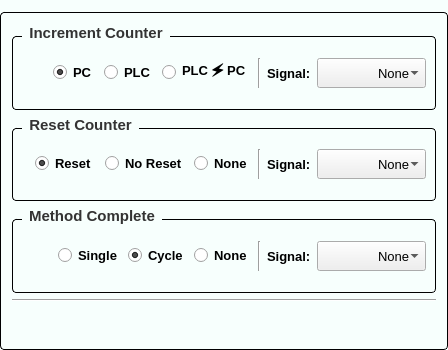
             <widget class="QGroupBox" name="groupAnimationEffect">
              <property name="sizePolicy">
               <sizepolicy hsizetype="Expanding" vsizetype="Preferred">
                <horstretch>1</horstretch>
                <verstretch>0</verstretch>
               </sizepolicy>
              </property>
              <property name="minimumSize">
               <size>
                <width>0</width>
                <height>350</height>
               </size>
              </property>
              <property name="maximumSize">
               <size>
                <width>16777215</width>
                <height>350</height>
               </size>
              </property>
              <property name="font">
               <font>
                <family>Segoe UI</family>
                <pointsize>-1</pointsize>
                <weight>75</weight>
                <bold>true</bold>
               </font>
              </property>
              <property name="styleSheet">
               <string notr="true">/* Khung chính của GroupBox */
QGroupBox {
    background-color: #F7FFFD; /* Màu nền theo yêu cầu của bạn */
    border: 1px solid #000000; /* Viền xám mảnh để định hình khối */
    border-radius: 4px;        /* Bo tròn góc 4px đồng bộ với QPushButton */
    margin-top: 12px;          /* Tạo khoảng cách phía trên để nhường chỗ cho chữ tiêu đề */
    font-size: 15px;           /* Kích thước chữ tiêu đề */
    font-weight: bold;         /* Làm đậm chữ tiêu đề */
    color: #333333;            /* Màu chữ tiêu đề */
}

/* Tùy chỉnh vị trí của chữ tiêu đề GroupBox */
QGroupBox::title {
    subcontrol-origin: margin;
    subcontrol-position: top left; /* Đặt tiêu đề ở góc trên bên trái */
    left: 10px;                    /* Đẩy chữ dịch vào trong một chút cho đẹp */
    padding: 0px 5px;              /* Khoảng cách đệm xung quanh chữ */
}
</string>
              </property>
              <property name="title">
               <string/>
              </property>
              <layout class="QGridLayout" name="gridLayout_23">
               <item row="0" column="0" colspan="2">
                <widget class="QGroupBox" name="groupBox_3">
                 <property name="minimumSize">
                  <size>
                   <width>0</width>
                   <height>0</height>
                  </size>
                 </property>
                 <property name="font">
                  <font>
                   <family>Segoe UI</family>
                   <pointsize>-1</pointsize>
                   <weight>75</weight>
                   <bold>true</bold>
                  </font>
                 </property>
                 <property name="styleSheet">
                  <string notr="true">/* Khung chính của GroupBox */
QGroupBox {
    background-color: #F7FFFD; /* Màu nền theo yêu cầu của bạn */
    border: 1px solid #000000; /* Viền xám mảnh để định hình khối */
    border-radius: 4px;        /* Bo tròn góc 4px đồng bộ với QPushButton */
    margin-top: 12px;          /* Tạo khoảng cách phía trên để nhường chỗ cho chữ tiêu đề */
    font-size: 15px;           /* Kích thước chữ tiêu đề */
    font-weight: bold;         /* Làm đậm chữ tiêu đề */
    color: #333333;            /* Màu chữ tiêu đề */
}

/* Tùy chỉnh vị trí của chữ tiêu đề GroupBox */
QGroupBox::title {
    subcontrol-origin: margin;
    subcontrol-position: top left; /* Đặt tiêu đề ở góc trên bên trái */
    left: 10px;                    /* Đẩy chữ dịch vào trong một chút cho đẹp */
    padding: 0px 5px;              /* Khoảng cách đệm xung quanh chữ */
}
</string>
                 </property>
                 <property name="title">
                  <string>Increment Counter</string>
                 </property>
                 <layout class="QGridLayout" name="gridLayout_5">
                  <item row="1" column="2">
                   <widget class="QRadioButton" name="radioButton_counter_plc">
                    <property name="font">
                     <font>
                      <family>Segoe UI</family>
                      <pointsize>10</pointsize>
                      <weight>75</weight>
                      <bold>true</bold>
                     </font>
                    </property>
                    <property name="text">
                     <string>PLC</string>
                    </property>
                   </widget>
                  </item>
                  <item row="1" column="7">
                   <widget class="QComboBox" name="comboBox_increment_counter_signal_selected">
                    <property name="minimumSize">
                     <size>
                      <width>0</width>
                      <height>30</height>
                     </size>
                    </property>
                    <property name="font">
                     <font>
                      <family>Segoe UI</family>
                      <pointsize>10</pointsize>
                     </font>
                    </property>
                    <property name="styleSheet">
                     <string notr="true">QComboBox {
    /* Tăng dần số px bên dưới cho đến khi chữ dịch vào chính giữa */
    padding-left: 60px; 
}
</string>
                    </property>
                    <item>
                     <property name="text">
                      <string>None</string>
                     </property>
                    </item>
                   </widget>
                  </item>
                  <item row="1" column="4">
                   <widget class="QRadioButton" name="radioButton_condition_plc_pc">
                    <property name="font">
                     <font>
                      <family>Segoe UI</family>
                      <pointsize>10</pointsize>
                      <weight>75</weight>
                      <bold>true</bold>
                     </font>
                    </property>
                    <property name="text">
                     <string>PLC 🗲 PC</string>
                    </property>
                   </widget>
                  </item>
                  <item row="1" column="6">
                   <widget class="QLabel" name="label_24">
                    <property name="maximumSize">
                     <size>
                      <width>100</width>
                      <height>16777215</height>
                     </size>
                    </property>
                    <property name="font">
                     <font>
                      <family>Segoe UI</family>
                      <pointsize>10</pointsize>
                      <weight>75</weight>
                      <bold>true</bold>
                     </font>
                    </property>
                    <property name="text">
                     <string>Signal:</string>
                    </property>
                   </widget>
                  </item>
                  <item row="1" column="1">
                   <widget class="QRadioButton" name="radioButton_counter_pc">
                    <property name="font">
                     <font>
                      <family>Segoe UI</family>
                      <pointsize>10</pointsize>
                      <weight>75</weight>
                      <bold>true</bold>
                     </font>
                    </property>
                    <property name="text">
                     <string>PC</string>
                    </property>
                    <property name="checked">
                     <bool>true</bool>
                    </property>
                   </widget>
                  </item>
                  <item row="1" column="0">
                   <widget class="QLabel" name="label_10">
                    <property name="maximumSize">
                     <size>
                      <width>50</width>
                      <height>16777215</height>
                     </size>
                    </property>
                    <property name="text">
                     <string/>
                    </property>
                   </widget>
                  </item>
                  <item row="1" column="5">
                   <widget class="Line" name="line_25">
                    <property name="orientation">
                     <enum>Qt::Vertical</enum>
                    </property>
                   </widget>
                  </item>
                 </layout>
                </widget>
               </item>
               <item row="4" column="0">
                <layout class="QGridLayout" name="gridLayout_20" rowstretch="0">
                 <property name="spacing">
                  <number>0</number>
                 </property>
                 <item row="0" column="2">
                  <widget class="QPushButton" name="pushButton_load_setting_for_counter">
                   <property name="minimumSize">
                    <size>
                     <width>0</width>
                     <height>30</height>
                    </size>
                   </property>
                   <property name="maximumSize">
                    <size>
                     <width>30</width>
                     <height>16777215</height>
                    </size>
                   </property>
                   <property name="font">
                    <font>
                     <family>Segoe UI</family>
                     <pointsize>10</pointsize>
                     <weight>75</weight>
                     <bold>true</bold>
                    </font>
                   </property>
                   <property name="toolTip">
                    <string>Load Parameter from Mode selected</string>
                   </property>
                   <property name="styleSheet">
                    <string notr="true">QPushButton {
    background-color: transparent;
    border: none;
    border-radius: 6px;
}
QPushButton:hover {
    background-color: rgba(0, 0, 0, 25);     /* nền hiện ra khi rê chuột */
}
QPushButton:pressed {
    background-color: rgba(0, 0, 0, 50);     /* đậm hơn khi nhấn */
}</string>
                   </property>
                   <property name="text">
                    <string/>
                   </property>
                   <property name="icon">
                    <iconset>
                     <normaloff>assert/icon/apply-now.png</normaloff>assert/icon/apply-now.png</iconset>
                   </property>
                   <property name="iconSize">
                    <size>
                     <width>25</width>
                     <height>25</height>
                    </size>
                   </property>
                  </widget>
                 </item>
                 <item row="0" column="3">
                  <widget class="QLabel" name="label_34">
                   <property name="minimumSize">
                    <size>
                     <width>20</width>
                     <height>0</height>
                    </size>
                   </property>
                   <property name="text">
                    <string/>
                   </property>
                  </widget>
                 </item>
                 <item row="0" column="0">
                  <spacer name="horizontalSpacer_7">
                   <property name="orientation">
                    <enum>Qt::Horizontal</enum>
                   </property>
                   <property name="sizeHint" stdset="0">
                    <size>
                     <width>40</width>
                     <height>20</height>
                    </size>
                   </property>
                  </spacer>
                 </item>
                 <item row="0" column="4">
                  <widget class="QPushButton" name="pushButton_apply_setting_for_counter">
                   <property name="minimumSize">
                    <size>
                     <width>0</width>
                     <height>30</height>
                    </size>
                   </property>
                   <property name="maximumSize">
                    <size>
                     <width>30</width>
                     <height>16777215</height>
                    </size>
                   </property>
                   <property name="font">
                    <font>
                     <family>Segoe UI</family>
                     <pointsize>10</pointsize>
                     <weight>75</weight>
                     <bold>true</bold>
                    </font>
                   </property>
                   <property name="toolTip">
                    <string>Save Parameters for Mode selected</string>
                   </property>
                   <property name="styleSheet">
                    <string notr="true">QPushButton {
    background-color: transparent;
    border: none;
    border-radius: 6px;
}
QPushButton:hover {
    background-color: rgba(0, 0, 0, 25);     /* nền hiện ra khi rê chuột */
}
QPushButton:pressed {
    background-color: rgba(0, 0, 0, 50);     /* đậm hơn khi nhấn */
}</string>
                   </property>
                   <property name="text">
                    <string/>
                   </property>
                   <property name="icon">
                    <iconset>
                     <normaloff>assert/icon/floppy-disk.png</normaloff>assert/icon/floppy-disk.png</iconset>
                   </property>
                   <property name="iconSize">
                    <size>
                     <width>25</width>
                     <height>25</height>
                    </size>
                   </property>
                  </widget>
                 </item>
                 <item row="0" column="1">
                  <widget class="QLabel" name="label_35">
                   <property name="minimumSize">
                    <size>
                     <width>20</width>
                     <height>0</height>
                    </size>
                   </property>
                   <property name="text">
                    <string/>
                   </property>
                  </widget>
                 </item>
                </layout>
               </item>
               <item row="3" column="0" colspan="2">
                <widget class="Line" name="line_14">
                 <property name="orientation">
                  <enum>Qt::Horizontal</enum>
                 </property>
                </widget>
               </item>
               <item row="1" column="0" colspan="2">
                <widget class="QGroupBox" name="groupBox">
                 <property name="minimumSize">
                  <size>
                   <width>0</width>
                   <height>0</height>
                  </size>
                 </property>
                 <property name="font">
                  <font>
                   <family>Segoe UI</family>
                   <pointsize>-1</pointsize>
                   <weight>75</weight>
                   <bold>true</bold>
                  </font>
                 </property>
                 <property name="styleSheet">
                  <string notr="true">/* Khung chính của GroupBox */
QGroupBox {
    background-color: #F7FFFD; /* Màu nền theo yêu cầu của bạn */
    border: 1px solid #000000; /* Viền xám mảnh để định hình khối */
    border-radius: 4px;        /* Bo tròn góc 4px đồng bộ với QPushButton */
    margin-top: 12px;          /* Tạo khoảng cách phía trên để nhường chỗ cho chữ tiêu đề */
    font-size: 15px;           /* Kích thước chữ tiêu đề */
    font-weight: bold;         /* Làm đậm chữ tiêu đề */
    color: #333333;            /* Màu chữ tiêu đề */
}

/* Tùy chỉnh vị trí của chữ tiêu đề GroupBox */
QGroupBox::title {
    subcontrol-origin: margin;
    subcontrol-position: top left; /* Đặt tiêu đề ở góc trên bên trái */
    left: 10px;                    /* Đẩy chữ dịch vào trong một chút cho đẹp */
    padding: 0px 5px;              /* Khoảng cách đệm xung quanh chữ */
}
</string>
                 </property>
                 <property name="title">
                  <string>Reset Counter</string>
                 </property>
                 <layout class="QGridLayout" name="gridLayout_7">
                  <item row="0" column="1">
                   <widget class="QRadioButton" name="radioButton_reset">
                    <property name="font">
                     <font>
                      <family>Segoe UI</family>
                      <pointsize>10</pointsize>
                      <weight>75</weight>
                      <bold>true</bold>
                     </font>
                    </property>
                    <property name="text">
                     <string>Reset </string>
                    </property>
                    <property name="checked">
                     <bool>true</bool>
                    </property>
                   </widget>
                  </item>
                  <item row="0" column="0">
                   <widget class="QLabel" name="label_13">
                    <property name="maximumSize">
                     <size>
                      <width>50</width>
                      <height>16777215</height>
                     </size>
                    </property>
                    <property name="text">
                     <string/>
                    </property>
                   </widget>
                  </item>
                  <item row="0" column="4">
                   <widget class="Line" name="line_26">
                    <property name="orientation">
                     <enum>Qt::Vertical</enum>
                    </property>
                   </widget>
                  </item>
                  <item row="0" column="6">
                   <widget class="QComboBox" name="comboBox_reset_counter_signal_selected">
                    <property name="minimumSize">
                     <size>
                      <width>0</width>
                      <height>30</height>
                     </size>
                    </property>
                    <property name="font">
                     <font>
                      <family>Segoe UI</family>
                      <pointsize>10</pointsize>
                     </font>
                    </property>
                    <property name="styleSheet">
                     <string notr="true">QComboBox {
    /* Tăng dần số px bên dưới cho đến khi chữ dịch vào chính giữa */
    padding-left: 60px; 
}
</string>
                    </property>
                    <item>
                     <property name="text">
                      <string>None</string>
                     </property>
                    </item>
                   </widget>
                  </item>
                  <item row="0" column="5">
                   <widget class="QLabel" name="label_19">
                    <property name="maximumSize">
                     <size>
                      <width>100</width>
                      <height>16777215</height>
                     </size>
                    </property>
                    <property name="font">
                     <font>
                      <family>Segoe UI</family>
                      <pointsize>10</pointsize>
                      <weight>75</weight>
                      <bold>true</bold>
                     </font>
                    </property>
                    <property name="text">
                     <string>Signal:</string>
                    </property>
                   </widget>
                  </item>
                  <item row="0" column="3">
                   <widget class="QRadioButton" name="radioButton_none_1">
                    <property name="font">
                     <font>
                      <family>Segoe UI</family>
                      <pointsize>10</pointsize>
                      <weight>75</weight>
                      <bold>true</bold>
                     </font>
                    </property>
                    <property name="text">
                     <string>None</string>
                    </property>
                   </widget>
                  </item>
                  <item row="0" column="2">
                   <widget class="QRadioButton" name="radioButton_none_reset">
                    <property name="font">
                     <font>
                      <family>Segoe UI</family>
                      <pointsize>10</pointsize>
                      <weight>75</weight>
                      <bold>true</bold>
                     </font>
                    </property>
                    <property name="text">
                     <string>No Reset</string>
                    </property>
                   </widget>
                  </item>
                 </layout>
                </widget>
               </item>
               <item row="2" column="0" colspan="2">
                <widget class="QGroupBox" name="groupBox_6">
                 <property name="minimumSize">
                  <size>
                   <width>0</width>
                   <height>0</height>
                  </size>
                 </property>
                 <property name="font">
                  <font>
                   <family>Segoe UI</family>
                   <pointsize>-1</pointsize>
                   <weight>75</weight>
                   <bold>true</bold>
                  </font>
                 </property>
                 <property name="styleSheet">
                  <string notr="true">/* Khung chính của GroupBox */
QGroupBox {
    background-color: #F7FFFD; /* Màu nền theo yêu cầu của bạn */
    border: 1px solid #000000; /* Viền xám mảnh để định hình khối */
    border-radius: 4px;        /* Bo tròn góc 4px đồng bộ với QPushButton */
    margin-top: 12px;          /* Tạo khoảng cách phía trên để nhường chỗ cho chữ tiêu đề */
    font-size: 15px;           /* Kích thước chữ tiêu đề */
    font-weight: bold;         /* Làm đậm chữ tiêu đề */
    color: #333333;            /* Màu chữ tiêu đề */
}

/* Tùy chỉnh vị trí của chữ tiêu đề GroupBox */
QGroupBox::title {
    subcontrol-origin: margin;
    subcontrol-position: top left; /* Đặt tiêu đề ở góc trên bên trái */
    left: 10px;                    /* Đẩy chữ dịch vào trong một chút cho đẹp */
    padding: 0px 5px;              /* Khoảng cách đệm xung quanh chữ */
}
</string>
                 </property>
                 <property name="title">
                  <string>Method Complete</string>
                 </property>
                 <layout class="QGridLayout" name="gridLayout_25">
                  <item row="0" column="4">
                   <widget class="Line" name="line_27">
                    <property name="orientation">
                     <enum>Qt::Vertical</enum>
                    </property>
                   </widget>
                  </item>
                  <item row="0" column="6">
                   <widget class="QComboBox" name="comboBox_method_use_signal_selected">
                    <property name="minimumSize">
                     <size>
                      <width>0</width>
                      <height>30</height>
                     </size>
                    </property>
                    <property name="font">
                     <font>
                      <family>Segoe UI</family>
                      <pointsize>10</pointsize>
                     </font>
                    </property>
                    <property name="styleSheet">
                     <string notr="true">QComboBox {
    /* Tăng dần số px bên dưới cho đến khi chữ dịch vào chính giữa */
    padding-left: 60px; 
}
</string>
                    </property>
                    <item>
                     <property name="text">
                      <string>None</string>
                     </property>
                    </item>
                   </widget>
                  </item>
                  <item row="0" column="2">
                   <widget class="QRadioButton" name="radioButton_cycle_frame">
                    <property name="font">
                     <font>
                      <family>Segoe UI</family>
                      <pointsize>10</pointsize>
                      <weight>75</weight>
                      <bold>true</bold>
                     </font>
                    </property>
                    <property name="text">
                     <string>Cycle</string>
                    </property>
                    <property name="checked">
                     <bool>true</bool>
                    </property>
                   </widget>
                  </item>
                  <item row="0" column="0">
                   <widget class="QLabel" name="label_15">
                    <property name="maximumSize">
                     <size>
                      <width>50</width>
                      <height>16777215</height>
                     </size>
                    </property>
                    <property name="text">
                     <string/>
                    </property>
                   </widget>
                  </item>
                  <item row="0" column="1">
                   <widget class="QRadioButton" name="radioButton_single_frame">
                    <property name="font">
                     <font>
                      <family>Segoe UI</family>
                      <pointsize>10</pointsize>
                      <weight>75</weight>
                      <bold>true</bold>
                     </font>
                    </property>
                    <property name="text">
                     <string>Single</string>
                    </property>
                   </widget>
                  </item>
                  <item row="0" column="5">
                   <widget class="QLabel" name="label_41">
                    <property name="maximumSize">
                     <size>
                      <width>100</width>
                      <height>16777215</height>
                     </size>
                    </property>
                    <property name="font">
                     <font>
                      <family>Segoe UI</family>
                      <pointsize>10</pointsize>
                      <weight>75</weight>
                      <bold>true</bold>
                     </font>
                    </property>
                    <property name="text">
                     <string>Signal:</string>
                    </property>
                   </widget>
                  </item>
                  <item row="0" column="3">
                   <widget class="QRadioButton" name="radioButton_none_2">
                    <property name="font">
                     <font>
                      <family>Segoe UI</family>
                      <pointsize>10</pointsize>
                      <weight>75</weight>
                      <bold>true</bold>
                     </font>
                    </property>
                    <property name="text">
                     <string>None</string>
                    </property>
                   </widget>
                  </item>
                 </layout>
                </widget>
               </item>
              </layout>
             </widget>
